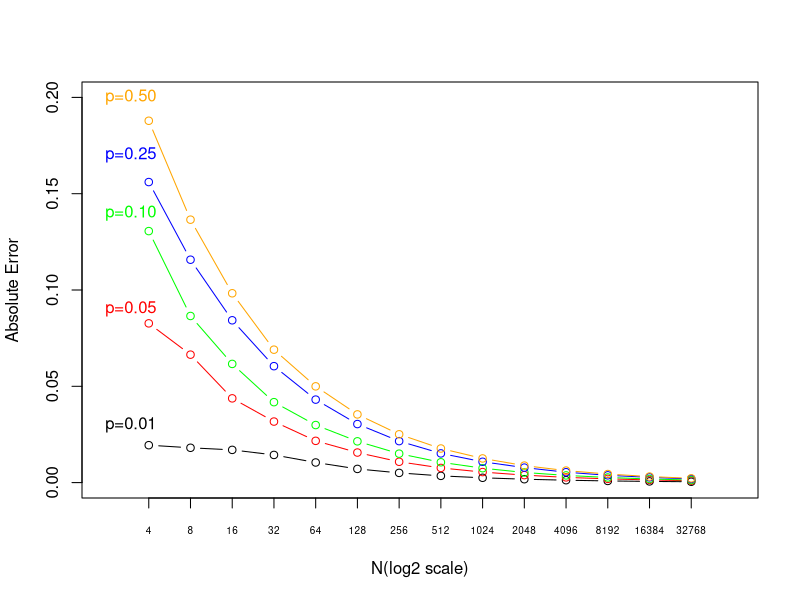
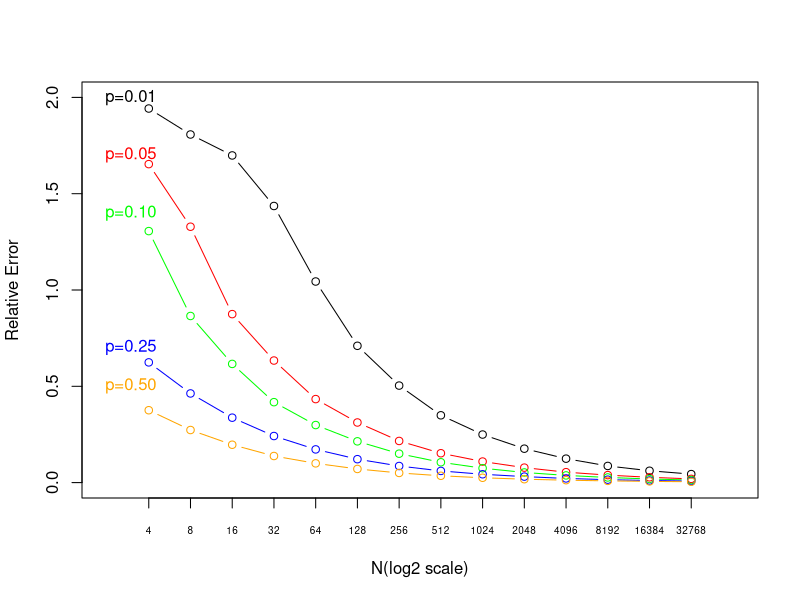
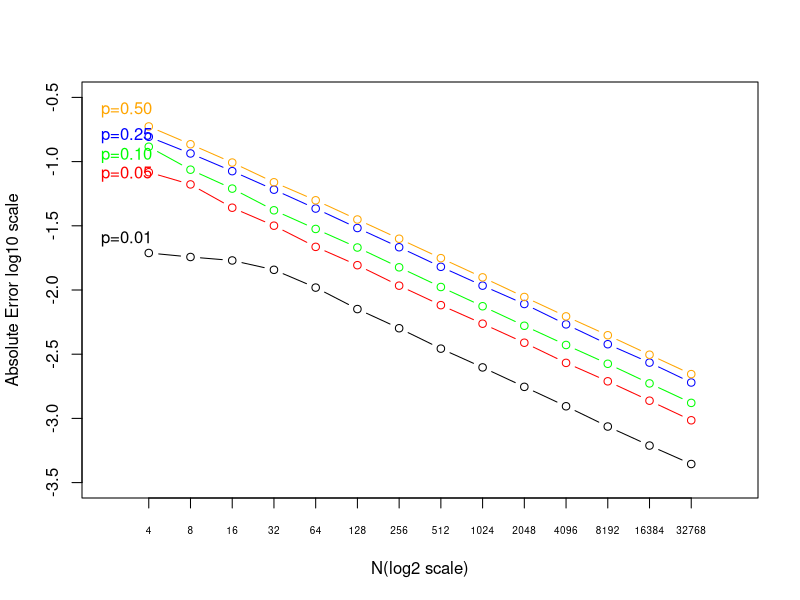
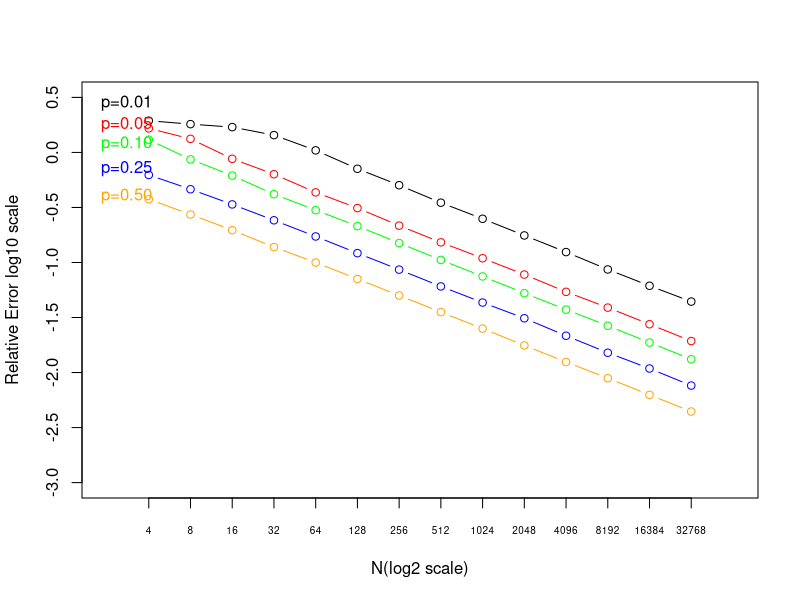

Reproduce these figures in R, in order.
## ---- chunk 1

absolute_error_matrix<-matrix(data<-NA,nrow=5,ncol=14)
p_simulation<- rep(NA, 14)
absolute_error<-rep(NA, 14)
n<-rep(NA, 14)
p<-c(0.01,0.05, 0.10, 0.25, 0.50)
for (i in 1:5) {
  
for (j in 2:15){

absolute_error[j-1]<-mean(abs(rbinom(10000,2^j,p[i])/(2^j)-p[i])) 

absolute_error_matrix[i,j-1]<-absolute_error[j-1]

}

}


ae1<-absolute_error_matrix[1,]
ae2<-absolute_error_matrix[2,]
ae3<-absolute_error_matrix[3,]
ae4<-absolute_error_matrix[4,]
ae5<-absolute_error_matrix[5,]


plot(ae1,type="b",xlim=c(0,15),ylim=c(0,0.2), xlab="N(log2 scale)",ylab="Absolute Error",xaxt="n")
lines(ae2,type="b",xlim=c(0,15),col="red",ylim=c(0,0.2)) 
lines(ae3,type="b",xlim=c(0,15),col="green",ylim=c(0,0.2))
lines(ae4,type="b",xlim=c(0,15),col="blue",ylim=c(0,0.2))
lines(ae5,type="b",xlim=c(0,15),col="orange",ylim=c(0,0.2))
axis(1,at=1:14,labels=c("4","8","16","32","64","128","256","512","1024","2048","4096","8192","16384","32768"),cex.axis=0.6)
text(2.4,0.2,"p=0.50",2,col="orange")
text(2.4,0.17,"p=0.25",2,col="blue")
text(2.4,0.14,"p=0.10",2,col="green")
text(2.4,0.09,"p=0.05",2,col="red")
text(2.4,0.03,"p=0.01",2,col="black")
## ---- chunk 2
relative_error_matrix<-matrix(data<-NA,nrow=5,ncol=14)
for (i in 1:5){
  
relative_error_matrix[i,]<-absolute_error_matrix[i,]/p[i]

}

re1<-relative_error_matrix[1,]
re2<-relative_error_matrix[2,]
re3<-relative_error_matrix[3,]
re4<-relative_error_matrix[4,]
re5<-relative_error_matrix[5,]

plot(re1,type="b",xlim=c(0,15),ylim=c(0,2), xaxt="n",xlab="N(log2 scale)",ylab="Relative Error")
lines(re2,type="b",xlim=c(0,15),col="red",ylim=c(0,2)) 
lines(re3,type="b",xlim=c(0,15),col="green",ylim=c(0,2))
lines(re4,type="b",xlim=c(0,15),col="blue",ylim=c(0,2))
lines(re5,type="b",xlim=c(0,15),col="orange",ylim=c(0,2))
axis(1,at=1:14,labels=c("4","8","16","32","64","128","256","512","1024","2048","4096","8192","16384","32768"),cex.axis=0.6)

text(2.4,2.0,"p=0.01",2,col="black")
text(2.4,1.7,"p=0.05",2,col="red")
text(2.4,1.4,"p=0.10",2,col="green")
text(2.4,0.7,"p=0.25",2,col="blue")
text(2.4,0.5,"p=0.50",2,col="orange")
## ---- chunk 3
absolute_error_matrix_log10_scale <- log10(absolute_error_matrix)
ae1_log10_scale<-absolute_error_matrix_log10_scale[1,]
ae2_log10_scale<-absolute_error_matrix_log10_scale[2,]
ae3_log10_scale<-absolute_error_matrix_log10_scale[3,]
ae4_log10_scale<-absolute_error_matrix_log10_scale[4,]
ae5_log10_scale<-absolute_error_matrix_log10_scale[5,]

plot(ae1_log10_scale,type="b",xlim=c(0,15),ylim=c(-3.5,-0.5), xlab="N(log2 scale)",ylab="Absolute Error log10 scale",xaxt="n")
lines(ae2_log10_scale,xlim=c(0,15),type="b",col="red",ylim=c(-3.5,-0.5)) 
lines(ae3_log10_scale,xlim=c(0,15),type="b",col="green",ylim=c(-3.5,-0.5))
lines(ae4_log10_scale,xlim=c(0,15),type="b",col="blue",ylim=c(-3.5,-0.5))
lines(ae5_log10_scale,xlim=c(0,15),type="b",col="orange",ylim=c(-3.5,-0.5))
axis(1,at=1:14,labels=c("4","8","16","32","64","128","256","512","1024","2048","4096","8192","16384","32768"),cex.axis=0.60)

text(2.3,-0.6,"p=0.50",2,col="orange")
text(2.3,-0.8,"p=0.25",2,col="blue")
text(2.3,-0.95,"p=0.10",2,col="green")
text(2.3,-1.1,"p=0.05",2,col="red")
text(2.3,-1.6,"p=0.01",2,col="black")
## ---- chunk 4
relative_error_matrix_log10_scale<-log10(relative_error_matrix)


re1_log10_scale<-relative_error_matrix_log10_scale[1,]
re2_log10_scale<-relative_error_matrix_log10_scale[2,]
re3_log10_scale<-relative_error_matrix_log10_scale[3,]
re4_log10_scale<-relative_error_matrix_log10_scale[4,]
re5_log10_scale<-relative_error_matrix_log10_scale[5,]

plot(re1_log10_scale,type="b",xlim=c(0,15),ylim=c(-3,0.5), xaxt="n",xlab="N(log2 scale)",ylab="Relative Error log10 scale")
lines(re2_log10_scale,xlim=c(0,15),type="b",col="red",ylim=c(-3,0.5)) 
lines(re3_log10_scale,xlim=c(0,15),type="b",col="green",ylim=c(-3,0.5))
lines(re4_log10_scale,xlim=c(0,15),type="b",col="blue",ylim=c(-3,0.5))
lines(re5_log10_scale,xlim=c(0,15),type="b",col="orange",ylim=c(-3,0.5))
axis(1,at=1:14,labels=c("4","8","16","32","64","128","256","512","1024","2048","4096","8192","16384","32768"),cex.axis=0.60)

text(2.3,0.45,"p=0.01",2,col="black")
text(2.3,0.25,"p=0.05",2,col="red")
text(2.3,0.08,"p=0.10",2,col="green")
text(2.3,-0.15,"p=0.25",2,col="blue")
text(2.3,-0.40,"p=0.50",2,col="orange")
